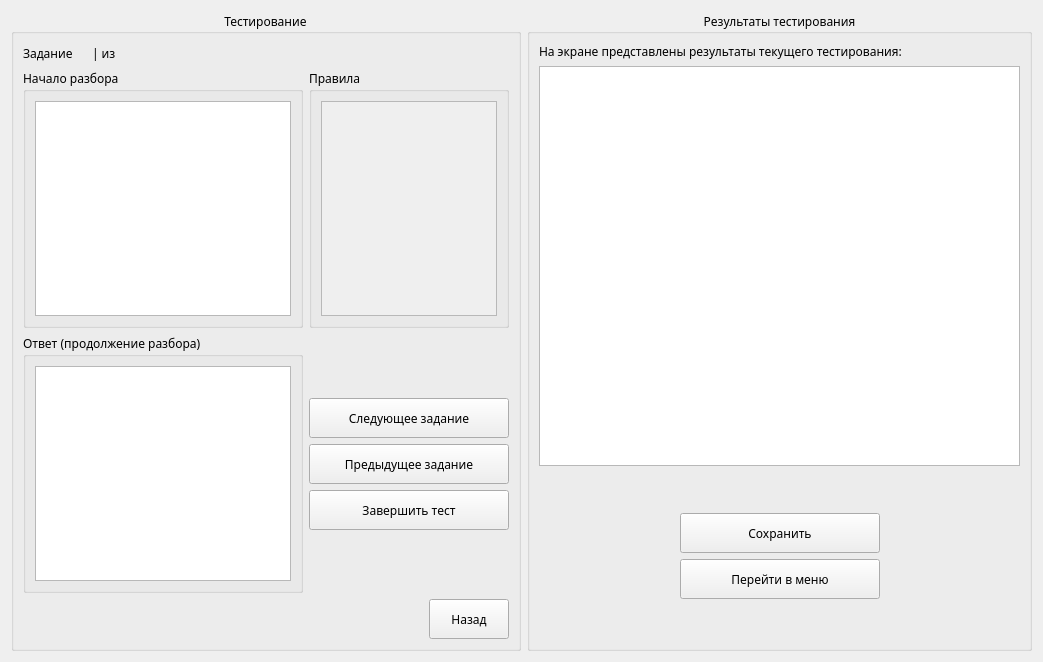
<?xml version="1.0" encoding="UTF-8"?>
<ui version="4.0">
 <class>TestWindow</class>
 <widget class="QWidget" name="TestWindow">
  <property name="geometry">
   <rect>
    <x>0</x>
    <y>0</y>
    <width>1043</width>
    <height>662</height>
   </rect>
  </property>
  <property name="windowTitle">
   <string>Тестирование</string>
  </property>
  <layout class="QHBoxLayout" name="horizontalLayout_6">
   <item>
    <widget class="QGroupBox" name="groupBox_testing">
     <property name="font">
      <font>
       <family>Century Gothic</family>
       <pointsize>9</pointsize>
      </font>
     </property>
     <property name="title">
      <string>Тестирование</string>
     </property>
     <property name="alignment">
      <set>Qt::AlignCenter</set>
     </property>
     <layout class="QVBoxLayout" name="verticalLayout_6">
      <item>
       <layout class="QVBoxLayout" name="verticalLayout_5">
        <item>
         <layout class="QHBoxLayout" name="horizontalLayout">
          <item>
           <widget class="QLabel" name="label">
            <property name="font">
             <font>
              <family>Century Gothic</family>
              <pointsize>9</pointsize>
             </font>
            </property>
            <property name="text">
             <string>Задание</string>
            </property>
           </widget>
          </item>
          <item>
           <widget class="QLabel" name="label_cur_task">
            <property name="font">
             <font>
              <family>Century Gothic</family>
              <pointsize>9</pointsize>
             </font>
            </property>
            <property name="text">
             <string>&lt;num&gt;</string>
            </property>
           </widget>
          </item>
          <item>
           <widget class="QLabel" name="label_3">
            <property name="font">
             <font>
              <family>Century Gothic</family>
              <pointsize>9</pointsize>
             </font>
            </property>
            <property name="text">
             <string>| из</string>
            </property>
           </widget>
          </item>
          <item>
           <widget class="QLabel" name="label_all_tasks">
            <property name="font">
             <font>
              <family>Century Gothic</family>
              <pointsize>9</pointsize>
             </font>
            </property>
            <property name="text">
             <string>&lt;num&gt;</string>
            </property>
           </widget>
          </item>
          <item>
           <spacer name="horizontalSpacer">
            <property name="orientation">
             <enum>Qt::Horizontal</enum>
            </property>
            <property name="sizeHint" stdset="0">
             <size>
              <width>40</width>
              <height>20</height>
             </size>
            </property>
           </spacer>
          </item>
         </layout>
        </item>
        <item>
         <layout class="QHBoxLayout" name="horizontalLayout_2">
          <item>
           <widget class="QGroupBox" name="groupBox">
            <property name="font">
             <font>
              <family>Century Gothic</family>
              <pointsize>9</pointsize>
             </font>
            </property>
            <property name="title">
             <string>Начало разбора</string>
            </property>
            <layout class="QVBoxLayout" name="verticalLayout">
             <item>
              <widget class="QTableView" name="tableView_Task"/>
             </item>
            </layout>
           </widget>
          </item>
          <item>
           <widget class="QGroupBox" name="groupBox_2">
            <property name="font">
             <font>
              <family>Century Gothic</family>
              <pointsize>9</pointsize>
             </font>
            </property>
            <property name="title">
             <string>Правила</string>
            </property>
            <layout class="QVBoxLayout" name="verticalLayout_3">
             <item>
              <widget class="QScrollArea" name="scrollArea_rules">
               <property name="widgetResizable">
                <bool>true</bool>
               </property>
               <widget class="QWidget" name="scrollAreaWidgetContents">
                <property name="geometry">
                 <rect>
                  <x>0</x>
                  <y>0</y>
                  <width>176</width>
                  <height>207</height>
                 </rect>
                </property>
               </widget>
              </widget>
             </item>
            </layout>
           </widget>
          </item>
         </layout>
        </item>
        <item>
         <layout class="QHBoxLayout" name="horizontalLayout_3">
          <item>
           <widget class="QGroupBox" name="groupBox_3">
            <property name="font">
             <font>
              <family>Century Gothic</family>
              <pointsize>9</pointsize>
             </font>
            </property>
            <property name="title">
             <string>Ответ (продолжение разбора)</string>
            </property>
            <layout class="QVBoxLayout" name="verticalLayout_2">
             <item>
              <widget class="QTableView" name="tableView_Answer"/>
             </item>
            </layout>
           </widget>
          </item>
          <item>
           <layout class="QVBoxLayout" name="verticalLayout_4">
            <item>
             <spacer name="verticalSpacer">
              <property name="orientation">
               <enum>Qt::Vertical</enum>
              </property>
              <property name="sizeHint" stdset="0">
               <size>
                <width>20</width>
                <height>40</height>
               </size>
              </property>
             </spacer>
            </item>
            <item>
             <widget class="QPushButton" name="btnNextTask">
              <property name="minimumSize">
               <size>
                <width>200</width>
                <height>40</height>
               </size>
              </property>
              <property name="font">
               <font>
                <family>Century Gothic</family>
                <pointsize>9</pointsize>
               </font>
              </property>
              <property name="text">
               <string>Следующее задание</string>
              </property>
             </widget>
            </item>
            <item>
             <widget class="QPushButton" name="btnPrevTask">
              <property name="minimumSize">
               <size>
                <width>200</width>
                <height>40</height>
               </size>
              </property>
              <property name="font">
               <font>
                <family>Century Gothic</family>
                <pointsize>9</pointsize>
               </font>
              </property>
              <property name="text">
               <string>Предыдущее задание</string>
              </property>
             </widget>
            </item>
            <item>
             <widget class="QPushButton" name="btnFinTest">
              <property name="minimumSize">
               <size>
                <width>200</width>
                <height>40</height>
               </size>
              </property>
              <property name="font">
               <font>
                <family>Century Gothic</family>
                <pointsize>9</pointsize>
               </font>
              </property>
              <property name="text">
               <string>Завершить тест</string>
              </property>
             </widget>
            </item>
            <item>
             <spacer name="verticalSpacer_2">
              <property name="orientation">
               <enum>Qt::Vertical</enum>
              </property>
              <property name="sizeHint" stdset="0">
               <size>
                <width>20</width>
                <height>40</height>
               </size>
              </property>
             </spacer>
            </item>
           </layout>
          </item>
         </layout>
        </item>
        <item>
         <layout class="QHBoxLayout" name="horizontalLayout_4">
          <item>
           <spacer name="horizontalSpacer_2">
            <property name="orientation">
             <enum>Qt::Horizontal</enum>
            </property>
            <property name="sizeHint" stdset="0">
             <size>
              <width>40</width>
              <height>20</height>
             </size>
            </property>
           </spacer>
          </item>
          <item>
           <widget class="QPushButton" name="btnBack">
            <property name="minimumSize">
             <size>
              <width>0</width>
              <height>40</height>
             </size>
            </property>
            <property name="font">
             <font>
              <family>Century Gothic</family>
              <pointsize>9</pointsize>
             </font>
            </property>
            <property name="text">
             <string>Назад</string>
            </property>
           </widget>
          </item>
         </layout>
        </item>
       </layout>
      </item>
     </layout>
    </widget>
   </item>
   <item>
    <widget class="QGroupBox" name="groupBox_results">
     <property name="font">
      <font>
       <family>Century Gothic</family>
       <pointsize>9</pointsize>
      </font>
     </property>
     <property name="title">
      <string>Результаты тестирования</string>
     </property>
     <property name="alignment">
      <set>Qt::AlignCenter</set>
     </property>
     <layout class="QVBoxLayout" name="verticalLayout_9">
      <item>
       <layout class="QVBoxLayout" name="verticalLayout_8">
        <item>
         <widget class="QLabel" name="label_2">
          <property name="text">
           <string>На экране представлены результаты текущего тестирования:</string>
          </property>
         </widget>
        </item>
        <item>
         <widget class="QTextBrowser" name="textBrowser">
          <property name="minimumSize">
           <size>
            <width>0</width>
            <height>400</height>
           </size>
          </property>
         </widget>
        </item>
        <item>
         <spacer name="verticalSpacer_3">
          <property name="orientation">
           <enum>Qt::Vertical</enum>
          </property>
          <property name="sizeHint" stdset="0">
           <size>
            <width>20</width>
            <height>40</height>
           </size>
          </property>
         </spacer>
        </item>
        <item>
         <layout class="QHBoxLayout" name="horizontalLayout_5">
          <item>
           <spacer name="horizontalSpacer_3">
            <property name="orientation">
             <enum>Qt::Horizontal</enum>
            </property>
            <property name="sizeHint" stdset="0">
             <size>
              <width>40</width>
              <height>20</height>
             </size>
            </property>
           </spacer>
          </item>
          <item>
           <layout class="QVBoxLayout" name="verticalLayout_7">
            <item>
             <widget class="QPushButton" name="btnSave">
              <property name="minimumSize">
               <size>
                <width>200</width>
                <height>40</height>
               </size>
              </property>
              <property name="text">
               <string>Сохранить</string>
              </property>
             </widget>
            </item>
            <item>
             <widget class="QPushButton" name="btnBackToMenu">
              <property name="minimumSize">
               <size>
                <width>200</width>
                <height>40</height>
               </size>
              </property>
              <property name="text">
               <string>Перейти в меню</string>
              </property>
             </widget>
            </item>
           </layout>
          </item>
          <item>
           <spacer name="horizontalSpacer_4">
            <property name="orientation">
             <enum>Qt::Horizontal</enum>
            </property>
            <property name="sizeHint" stdset="0">
             <size>
              <width>40</width>
              <height>20</height>
             </size>
            </property>
           </spacer>
          </item>
         </layout>
        </item>
        <item>
         <spacer name="verticalSpacer_4">
          <property name="orientation">
           <enum>Qt::Vertical</enum>
          </property>
          <property name="sizeHint" stdset="0">
           <size>
            <width>20</width>
            <height>40</height>
           </size>
          </property>
         </spacer>
        </item>
       </layout>
      </item>
     </layout>
    </widget>
   </item>
  </layout>
 </widget>
 <resources/>
 <connections/>
</ui>
